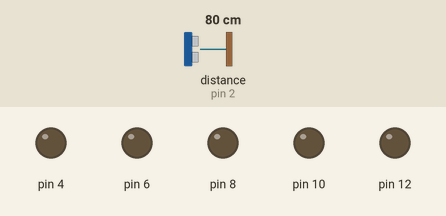
Recording of a sketch running on a simulated Arduino Uno, built with avr-gcc and run on an emulated ATmega328P. Shown: output pins drawn as LEDs (lit = HIGH). Wiring (inferred from the names in the program): ultrasonic range finder: trigger pin 3; echo pin 2. Inputs (shaded band) come from the test bench; at power-on: distance to the obstacle (sensor on pin 2) 80 cm. The echo pulse lasts 58.3 µs per cm; pins used as bus, display or sensor lines are not drawn.

Above: at 1.2 s.
1.3 s: distance to the obstacle (sensor on pin 2) set to 13 cm
2.8 s: distance to the obstacle (sensor on pin 2) set to 10 cm
At 4.2 s:
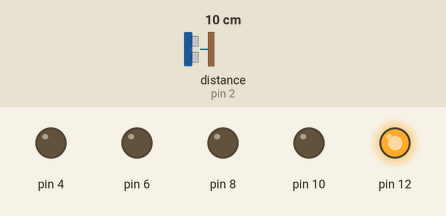
4.5 s: distance to the obstacle (sensor on pin 2) set to 2 cm
At 5.5 s:
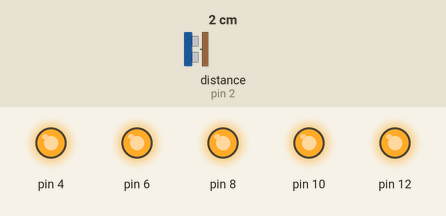
6.0 s: distance to the obstacle (sensor on pin 2) set to 5 cm
At 6.8 s:
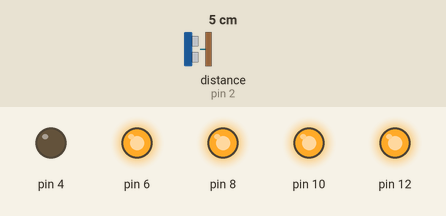
7.5 s: distance to the obstacle (sensor on pin 2) set to 7 cm
At 8.1 s:
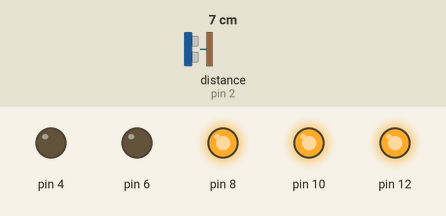
9.0 s: distance to the obstacle (sensor on pin 2) set to 4 cm
At 9.5 s:
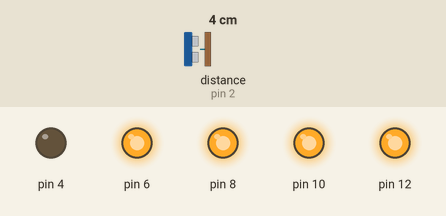
Timing chart, 0 to 11.5 s (numbered marks = the images above; inputs shaded):
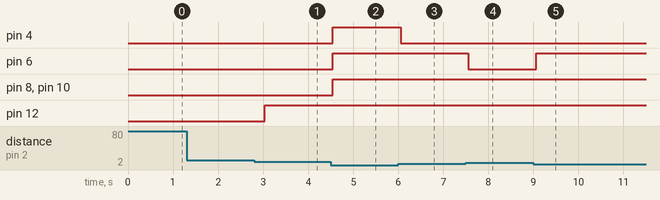

The sketch:

distance.ino
```cpp
#define ECHOPIN 2
#define TRIGPIN 3

float distances[] = { 3, 5, 7, 9, 11 };
int num = sizeof(distances) / sizeof(float);

void setup() {
  // Serial.begin(9600);

  pinMode(ECHOPIN, INPUT);
  pinMode(TRIGPIN, OUTPUT);

  // 4, 6, 8, 10, 12
  for (int i = 4; i < 4 + num * 2; i += 2) {
    pinMode(i, OUTPUT);
  }
}

void loop() {
  digitalWrite(TRIGPIN, LOW);
  delayMicroseconds(2);
  digitalWrite(TRIGPIN, HIGH);
  delayMicroseconds(10);
  digitalWrite(TRIGPIN, LOW);

  float distance = pulseIn(ECHOPIN, HIGH);
  distance = distance * 0.017315f;
  // Serial.print(distance);
  // Serial.print("cm\n");

  // Turn on/off the leds
  for (int i = 0; i < num; i++) {
    if (distance < distances[i]) {
      digitalWrite(i * 2 + num - 1, HIGH);
    } else {
      digitalWrite(i * 2 + num - 1, LOW);
    }
  }

  delay(250);
}
```

Measured:
- the behaviour switches between 12 and 11 cm on distance to the obstacle (sensor on pin 2) (found by bisection; images 0 and 1)
- the behaviour switches between 3 and 4 cm on distance to the obstacle (sensor on pin 2) (found by bisection; images 2 and 3)
- the behaviour switches between 5 and 6 cm on distance to the obstacle (sensor on pin 2) (found by bisection; images 3 and 4)
- after the input at 1.3 s, every drawn part: stays the same
- after the input at 2.8 s, pin 12: LOW → HIGH after 0.24 s
- after the input at 4.5 s, pin 4, pin 6, pin 8, pin 10: LOW → HIGH after 0.05 s
- after the input at 6.0 s, pin 4: HIGH → LOW after 0.05 s
- after the input at 7.5 s, pin 6: HIGH → LOW after 0.06 s
- after the input at 9.0 s, pin 6: LOW → HIGH after 0.06 s
